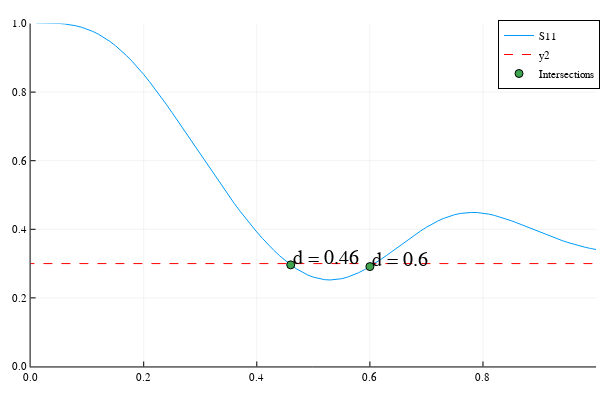

Notebook source saved alongside this figure:
### Code cell
d = 0.01:0.01:1

Z_d = 73.1 + 42.5im # Self-impedance of a half-wave dipole
Z_11 = Z_d * ones(length(d))

Zm = @. parallelMutualImpedance(f, l, d)
Z_12 = complex.(first.(Zm), last.(Zm))

Zm = @. parallelMutualImpedance(f, l, 2d)
Z_13 = complex.(first.(Zm), last.(Zm))

Zin = - 2Z_12.^2 ./ (Z_11 + Z_13) + Z_11

S11 = abs.((Zin - 50 * ones(length(Zin))) ./ (Zin + 50 * ones(length(Zin))))
p = Plots.plot(d, abs.(S11), label="S11", xlims=(0, 1), ylims=(0, 1))
hline!([0.3], linecolor=:red, linestyle=:dash)

intersect_indices = findall(x -> abs(x - 0.3) < 0.01, S11)
scatter!(d[intersect_indices[2:3]], S11[intersect_indices[2:3]], marker=:circle, label="Intersections")
for idx in intersect_indices[2:3]
    annotate!([(d[idx], S11[idx] + 0.02, text("d = $(d[idx])", :left))])
end

display(p)

### Figure 1 — Plotly figure (JSON) as saved in the notebook; plotly's stock layout.template omitted (floating-point values rounded to 4 significant figures)
{"data": [{"colorbar": {"len": 0.9525, "title": "", "x": 0.9934, "y": 0.5139}, "legendgroup": "S11", "line": {"color": "rgba(0, 154, 250, 1.000)", "dash": "solid", "shape": "linear", "width": 1}, "mode": "lines", "name": "S11", "showlegend": true, "type": "scatter", "x": [0.01, 0.02, 0.03, 0.04, 0.05, 0.06, 0.07, 0.08, 0.09, 0.1, 0.11, 0.12, 0.13, 0.14, 0.15, 0.16, 0.17, 0.18, 0.19, 0.2, 0.21, 0.22, 0.23, 0.24, 0.25, 0.26, 0.27, 0.28, 0.29, 0.3, 0.31, 0.32, 0.33, 0.34, 0.35, 0.36, 0.37, 0.38, 0.39, 0.4, 0.41, 0.42, 0.43, 0.44, 0.45, 0.46, 0.47, 0.48, 0.49, 0.5, 0.51, 0.52, 0.53, 0.54, 0.55, 0.56, 0.57, 0.58, 0.59, 0.6, 0.61, 0.62, 0.63, 0.64, 0.65, 0.66, 0.67, 0.68, 0.69, 0.7, 0.71, 0.72, 0.73, 0.74, 0.75, 0.76, 0.77, 0.78, 0.79, 0.8, 0.81, 0.82, 0.83, 0.84, 0.85, 0.86, 0.87, 0.88, 0.89, 0.9, 0.91, 0.92, 0.93, 0.94, 0.95, 0.96, 0.97, 0.98, 0.99, 1], "xaxis": "x", "y": [1.002, 1.002, 1.002, 1.001, 1.0, 0.9988, 0.9966, 0.9935, 0.9893, 0.9838, 0.977, 0.9689, 0.9592, 0.9481, 0.9355, 0.9214, 0.9059, 0.889, 0.8708, 0.8514, 0.831, 0.8096, 0.7873, 0.7643, 0.7407, 0.7167, 0.6923, 0.6676, 0.6429, 0.6182, 0.5936, 0.5692, 0.5452, 0.5215, 0.4983, 0.4757, 0.4537, 0.4324, 0.4118, 0.3922, 0.3734, 0.3556, 0.3389, 0.3234, 0.3092, 0.2963, 0.2848, 0.275, 0.2668, 0.2604, 0.2558, 0.2531, 0.2522, 0.2532, 0.2559, 0.2602, 0.2661, 0.2733, 0.2818, 0.2913, 0.3017, 0.3128, 0.3244, 0.3364, 0.3485, 0.3607, 0.3727, 0.3843, 0.3955, 0.4059, 0.4155, 0.4241, 0.4315, 0.4377, 0.4427, 0.4462, 0.4484, 0.4492, 0.4487, 0.4471, 0.4443, 0.4406, 0.436, 0.4308, 0.4249, 0.4187, 0.4122, 0.4055, 0.3987, 0.392, 0.3854, 0.379, 0.3729, 0.3671, 0.3616, 0.3566, 0.352, 0.3479, 0.3442, 0.3411], "yaxis": "y"}, {"colorbar": {"len": 0.9525, "title": "", "x": 0.9934, "y": 0.5139}, "legendgroup": "y2", "line": {"color": "rgba(255, 0, 0, 1.000)", "dash": "dash", "shape": "linear", "width": 1}, "mode": "lines", "name": "y2", "showlegend": true, "type": "scatter", "x": [-100, 101], "xaxis": "x", "y": [0.3, 0.3], "yaxis": "y"}, {"colorbar": {"len": 0.9525, "title": "", "x": 0.9934, "y": 0.5139}, "legendgroup": "Intersections", "marker": {"color": "rgba(62, 164, 78, 1.000)", "line": {"color": "rgba(0, 0, 0, 1.000)", "width": 1}, "size": 8, "symbol": "circle"}, "mode": "markers", "name": "Intersections", "showlegend": true, "type": "scatter", "x": [0.46, 0.6], "xaxis": "x", "y": [0.2963, 0.2913], "yaxis": "y"}], "layout": {"annotations": [{"font": {"color": "rgba(0, 0, 0, 1.000)", "family": "sans-serif", "size": 20}, "rotation": 0, "showarrow": false, "text": "d = 0.46", "x": 0.46, "xanchor": "left", "xref": "x", "y": 0.3163, "yanchor": "middle", "yref": "y"}, {"font": {"color": "rgba(0, 0, 0, 1.000)", "family": "sans-serif", "size": 20}, "rotation": 0, "showarrow": false, "text": "d = 0.6", "x": 0.6, "xanchor": "left", "xref": "x", "y": 0.3113, "yanchor": "middle", "yref": "y"}], "height": 400, "legend": {"bgcolor": "rgba(255, 255, 255, 1.000)", "bordercolor": "rgba(0, 0, 0, 1.000)", "borderwidth": 1, "font": {"color": "rgba(0, 0, 0, 1.000)", "family": "sans-serif", "size": 11}, "title": {"font": {"color": "rgba(0, 0, 0, 1.000)", "family": "sans-serif", "size": 15}, "text": ""}, "tracegroupgap": 0, "traceorder": "normal", "x": 1, "xanchor": "auto", "y": 1, "yanchor": "auto"}, "margin": {"b": 20, "l": 0, "r": 0, "t": 20}, "paper_bgcolor": "rgba(255, 255, 255, 1.000)", "plot_bgcolor": "rgba(255, 255, 255, 1.000)", "showlegend": true, "width": 600, "xaxis": {"anchor": "y", "domain": [0.05101, 0.9934], "gridcolor": "rgba(0, 0, 0, 0.100)", "gridwidth": 0.5, "linecolor": "rgba(0, 0, 0, 1.000)", "mirror": false, "range": [0, 1], "showgrid": true, "showline": true, "showticklabels": true, "tickangle": 0, "tickcolor": "rgb(0, 0, 0)", "tickfont": {"color": "rgba(0, 0, 0, 1.000)", "family": "sans-serif", "size": 11}, "tickmode": "array", "ticks": "inside", "ticktext": ["0.0", "0.2", "0.4", "0.6", "0.8", "1.0"], "tickvals": [0, 0.2, 0.4, 0.6, 0.8, 1], "title": "", "titlefont": {"color": "rgba(0, 0, 0, 1.000)", "family": "sans-serif", "size": 15}, "type": "-", "visible": true, "zeroline": false, "zerolinecolor": "rgba(0, 0, 0, 1.000)"}, "yaxis": {"anchor": "x", "domain": [0.03762, 0.9902], "gridcolor": "rgba(0, 0, 0, 0.100)", "gridwidth": 0.5, "linecolor": "rgba(0, 0, 0, 1.000)", "mirror": false, "range": [0, 1], "showgrid": true, "showline": true, "showticklabels": true, "tickangle": 0, "tickcolor": "rgb(0, 0, 0)", "tickfont": {"color": "rgba(0, 0, 0, 1.000)", "family": "sans-serif", "size": 11}, "tickmode": "array", "ticks": "inside", "ticktext": ["0.0", "0.2", "0.4", "0.6", "0.8", "1.0"], "tickvals": [0, 0.2, 0.4, 0.6, 0.8, 1], "title": "", "titlefont": {"color": "rgba(0, 0, 0, 1.000)", "family": "sans-serif", "size": 15}, "type": "-", "visible": true, "zeroline": false, "zerolinecolor": "rgba(0, 0, 0, 1.000)"}}}
